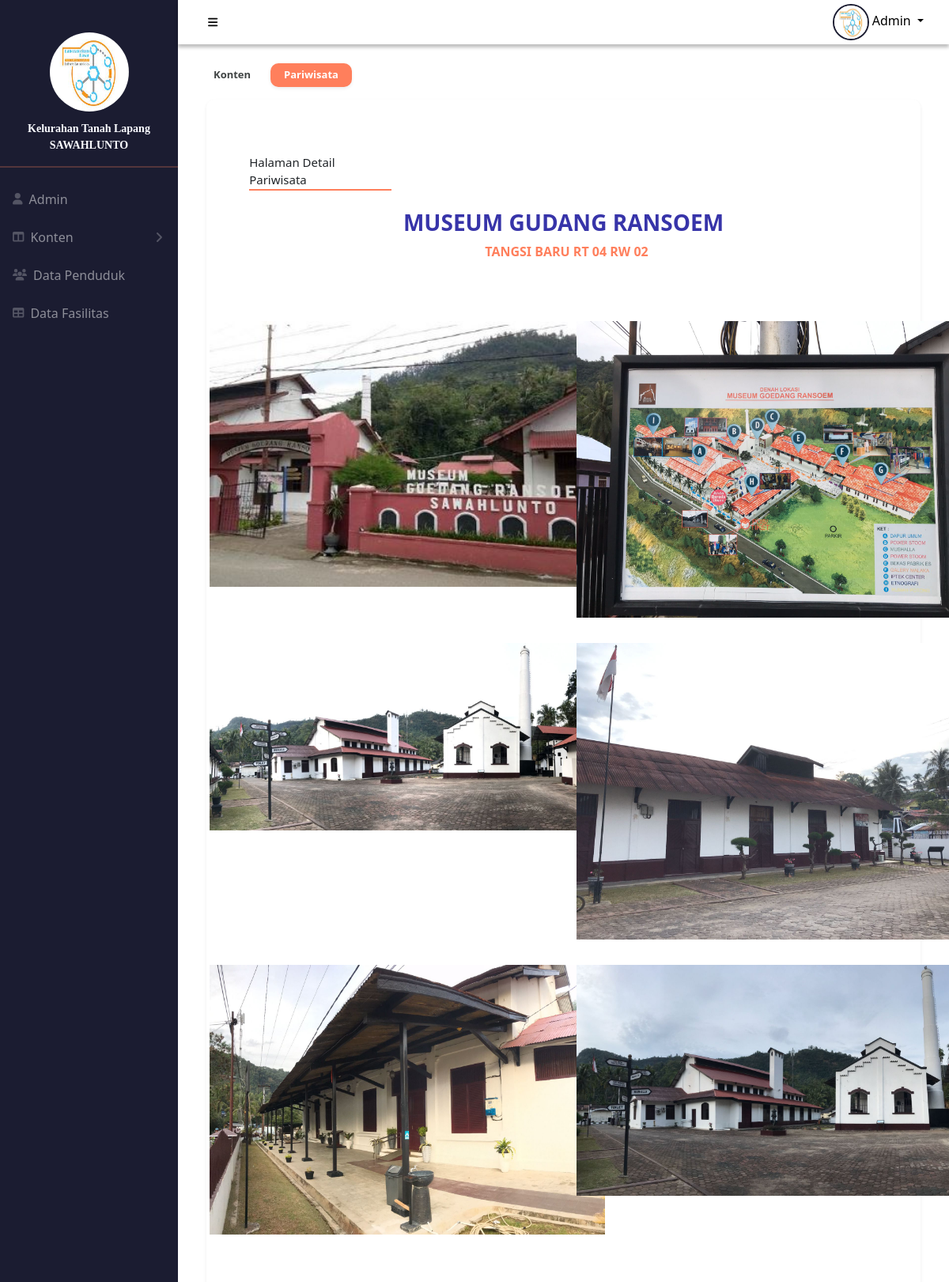
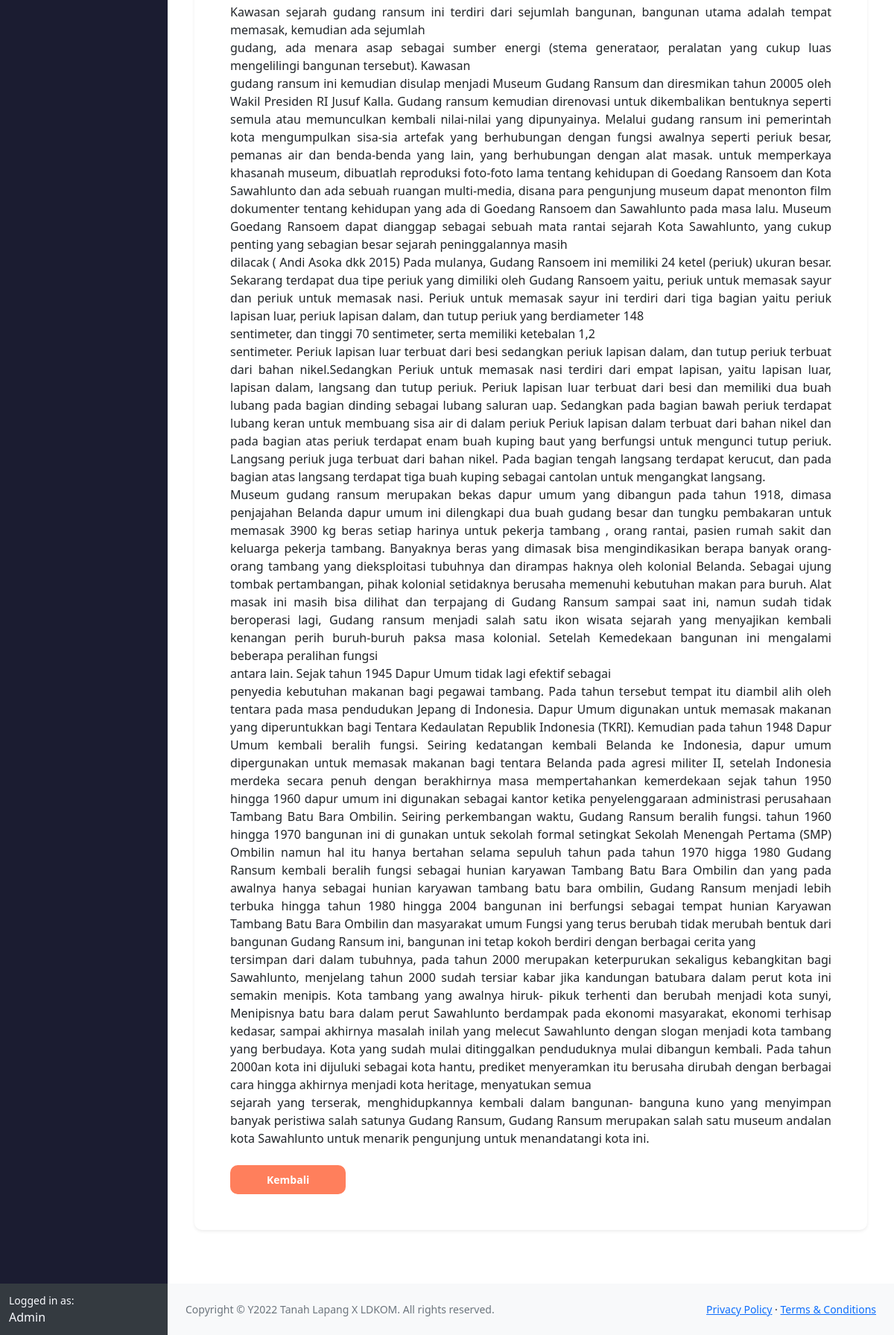
The page /main.php?p=pariwisata.detail&id=13 (signed in) on the database its author committed (2 pictures, top to bottom).
### tables this page shows
CREATE TABLE `user` (
  `id` int(100) NOT NULL,
  `uname` varchar(1000) NOT NULL,
  `pass` varchar(1000) NOT NULL,
  `role` varchar(1000) NOT NULL,
  `nama` varchar(1000) NOT NULL,
  `nip` int(100) NOT NULL,
  `jabatan` varchar(1000) NOT NULL,
  `nohp` varchar(1000) DEFAULT NULL,
  `alamat` varchar(1000) DEFAULT NULL,
  `foto` varchar(1000) DEFAULT NULL
);

CREATE TABLE `pariwisata` (
  `id` int(11) NOT NULL,
  `nama_wisata` varchar(500) NOT NULL,
  `tempat` varchar(1000) NOT NULL,
  `keterangan` text NOT NULL
);

CREATE TABLE `pariwisata_gambar` (
  `id_gambar` int(11) NOT NULL,
  `id_pariwisata` int(11) NOT NULL,
  `gambar` varchar(1000) NOT NULL,
  `image_createtime` datetime NOT NULL
);

### main.php (the view, shortened to what this page needs)
<?php
    require_once ('connect.php');
    $id= $_SESSION['id'];
    $sql = "SELECT * FROM user WHERE id = '$id' LIMIT 1";
    $res = $conn->query($sql);
    $data = $res->fetch_assoc();
?>
<!DOCTYPE html>
<html lang="en">
  <head>
        <link href="https://cdn.jsdelivr.net/npm/simple-datatables@latest/dist/style.css" rel="stylesheet" />
        <link href="css/styles.css" rel="stylesheet" />
        <link href="assets/font-awesome/css/font-awesome.min.css" rel="stylesheet" type="text/css">
    </head>
  <body class="sb-sidenav-collapse-arrow">
    <div id="layoutSidenav">
      <div id="layoutSidenav_nav">
        <nav
          class="sb-sidenav accordion sb-sidenav-dark"
          id="sidenavAccordion"
          style="color: #fafbff"
        >
          <div class="sb-sidenav-menu" style="background-color: #1b1c31">
            <div class="nav">
              <img class="avasidebar" src="assets/img/admin/<?php echo $data['foto']; ?>" alt="Foto Profil" />
              <div
                class="small"
                style="
                  margin: auto;
                  font-weight: bolder;
                  padding-top: 5%;
                  font-family: Manrope;
                "
              >
                Kelurahan Tanah Lapang
              </div>
              <div
                class="small"
                style="margin: auto; font-weight: bolder; font-family: Manrope"
              >
                SAWAHLUNTO
              </div>
              <hr style="border: 1px solid #ff7f5c" />
              <a class="nav-link" href="?p=user.index">
                <div class="sb-nav-link-icon">
                  <i class="fa fa-user"></i>
                </div>
                Admin
              </a>
              <a
                class="nav-link collapsed"
                href="#"
                data-bs-toggle="collapse"
                data-bs-target="#collapseLayouts"
                aria-expanded="false"
                aria-controls="collapseLayouts"
              >
                <div class="sb-nav-link-icon">
                  <i class="fa fa-columns"></i>
                </div>
                Konten
                <div class="sb-sidenav-collapse-arrow">
                  <i class="fa fa-angle-down"></i>
                </div>
              </a>
              <a class="nav-link" href="?p=penduduk.index">
                <div class="sb-nav-link-icon">
                  <i class="fa fa-users"></i>
                </div>
                Data Penduduk
              </a>
              <a class="nav-link" href="?p=fasilitas.index">
                <div class="sb-nav-link-icon"><i class="fa fa-table"></i></div>
                Data Fasilitas
              </a>
            </div>
          </div>
          <div class="sb-sidenav-footer">
            <div class="small">Logged in as:</div>
            Admin
          </div>
        </nav>
      </div>
      <div id="layoutSidenav_content">
        <nav class="sb-topnav navbar navbar-expand">
          <button
            class="btn btn-link btn-sm order-1 order-lg-0 me-4 me-lg-0 text-black"
            id="sidebarToggle"
            href="#!"
            style="margin: 3%"
          >
            <i class="fa fa-bars"></i>
          </button>
          <ul class="navbar-nav ms-auto ms-md-0 me-3 me-lg-4">
            <li class="nav-item dropdown">
              <a
                class="nav-link dropdown-toggle text-black"
                id="navbarDropdown"
                href="#"
                role="button"
                data-bs-toggle="dropdown"
                aria-expanded="false"
              >
                <img class="avapp" src="assets/img/admin/<?php echo $data['foto']; ?>"/>
                Admin
              </a>
            </li>
          </ul>
        </nav>
        <main>
          <?php
                if ($_SESSION['role'] === 'admin')
                {
                    if( isset($_GET['p']) && strlen($_GET['p']) > 0 )
                    {
                        $p = str_replace(".","/",$_GET['p']).".php";
                    } else {
                        $p = "home.php";
                    } if( file_exists("process/".$p) )
                    {
                        include("process/".$p);
                    } else {
                        include("process/home.php");
                    }
                 }
            ?>
        </main>
        <footer class="py-4 bg-light mt-auto">
          <div class="container-fluid px-4">
            <div
              class="d-flex align-items-center justify-content-between small"
            >
              <div class="text-muted">
                Copyright &copy Y2022 Tanah Lapang X LDKOM. All rights reserved.
              </div>
              <div>
                <a href="#">Privacy Policy</a>
                &middot;
                <a href="#">Terms &amp; Conditions</a>
              </div>
            </div>
          </div>
        </footer>
      </div>
    </div>
  </body>
</html>

### process/pariwisata/detail.php
<?php
  $id_pariwisata = $_GET['id'];
  $sql2 = "SELECT * FROM pariwisata WHERE id = $id_pariwisata";
  $pariwisata2 = $conn->query($sql2);
  while($data2 = $pariwisata2 -> fetch_assoc()){
    $nama_wisata = $data2['nama_wisata'];
    $tempat = $data2['tempat'];
    $keterangan =  $data2['keterangan'];
  }
?>
<div class="container">
  <div class="content p-4">
    <nav aria-label="breadcrumb">
      <ol class="breadcrumb">
        <li class="me-3">
          <a href="#" class="btn btn-sm" style="font-weight: bold; font-size: 13px; color: #404444">
            Konten
          </a>
        </li>
        <li class="active" aria-current="page">
          <a href="?p=pariwisata.index" class="btn btn-sm shadow-sm px-3" style="background-color: #ff7f5c; color: #fff; font-weight: bold; font-size: 13px;border-radius: 10px;">
            Pariwisata
          </a>
        </li>
      </ol>
    </nav>
    <div class="card shadow-sm mb-5" style="box-shadow: 10px; border-radius: 10px; border: none">
      <div class="row mt-4" style="margin-left: 10px; margin-right: 10px">
        <div class="card-body">
          <div class="col title ps-0"style="border-bottom: 2px solid #ff7f5c;width: 180px;font-size: 15px;">Halaman Detail Pariwisata
          </div>
          <div class="col mt-4">
            <h3 class="text-center" style=" font-weight: 700; color: #3734a9;"> <?php echo $nama_wisata?>
            </h3>
            <p class="text-center" style=" color: #ff7f5c; font-weight: 700; "><i class="bi bi-geo-alt-fill me-2"></i><?php echo $tempat?></p>
          </div>
        </div>
      </div>
       <div class="row justify-content-center">
     <?php
      $sql = "SELECT * FROM pariwisata_gambar  INNER JOIN pariwisata
      ON pariwisata_gambar.id_pariwisata = pariwisata.id WHERE id_pariwisata = $id_pariwisata";
      $pariwisata = $conn->query($sql);
     while ($data = mysqli_fetch_assoc($pariwisata)) :
     ?>
        <div class="col-6 p-3">
            <img src="assets/img/pariwisata/<?php echo $data['gambar'];?>" alt="" width="500px" class="d-block mx-auto row">
          </div>
          <?php endwhile;?>
      </div>
      <div class="row p-5">
        <div class="col">
          <p style="text-align: justify">
            <?php echo nl2br($keterangan)?>
          </p>
          <div class="my-4">
        <a style="background-color: #ff7f5c; color: #fff; font-size: 14px; font-weight: bold; border-radius: 10px; float:left" href="?p=pariwisata.index" class="btn px-5 py-2 float-start" role="button">Kembali</a>
      </div>
        </div>
      </div>
    </div>

### rows shown on the page
user: foto (picture)
pariwisata: nama_wisata "MUSEUM GUDANG RANSOEM", tempat "TANGSI BARU RT 04 RW 02", keterangan "Kawasan sejarah gudang ransum ini terdiri dari sejumlah bangunan, bangunan utama adalah tempat memasak, kemudian ada sejumlah gudang, ada menara asap sebagai sumber energi (stema generataor, peralatan yang cukup luas mengelilingi bangunan tersebut). Kawasan gudang ransum ini kemudian disulap menjadi Museum Gudang Ransum dan diresmikan tahun 20005 oleh Wakil Presiden RI Jusuf Kalla. Gudang ransum kemudian direnovasi untuk dikembalikan bentuknya seperti semula atau memunculkan kembali nilai-nilai yang dipunyainya. Melalui gudang ransum ini pemerintah kota mengumpulkan sisa-sia artefak yang berhubungan dengan fungsi awalnya seperti periuk besar, pemanas air dan benda-benda yang lain, yang…"
pariwisata_gambar: gambar (picture)
pariwisata_gambar: gambar (picture)
pariwisata_gambar: gambar (picture)
pariwisata_gambar: gambar (picture)
pariwisata_gambar: gambar (picture)
pariwisata_gambar: gambar (picture)
